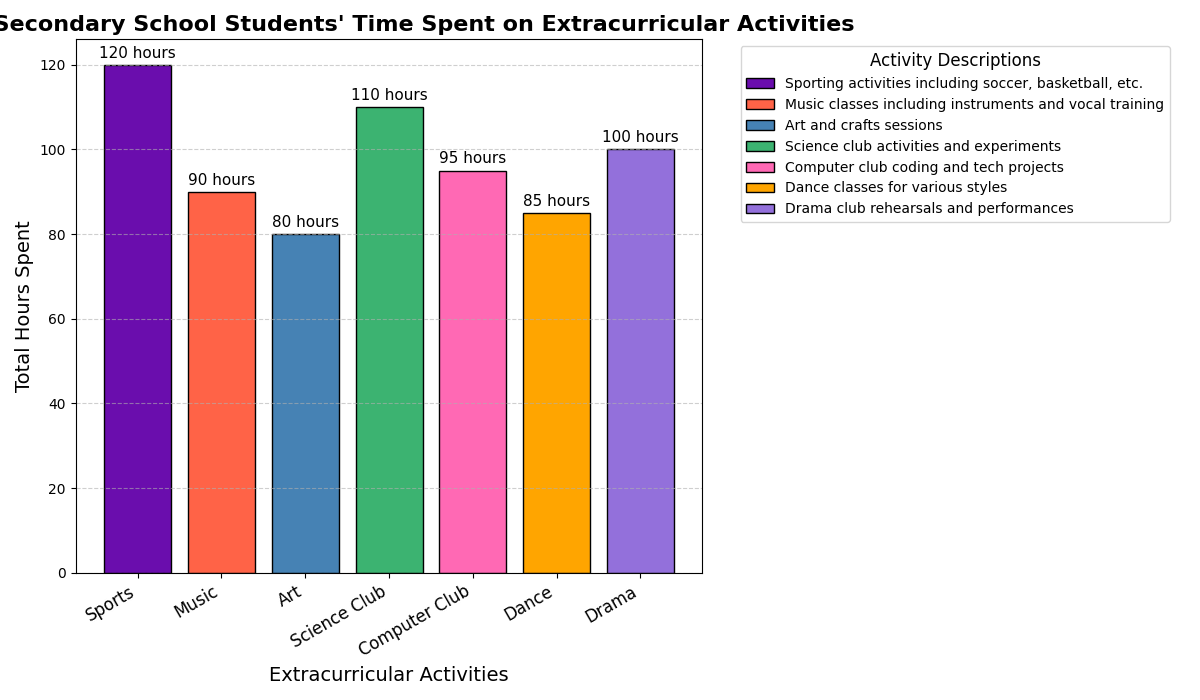

This chart was generated by the following Python code:
import matplotlib.pyplot as plt
import numpy as np

# Data for the number of hours secondary school students spent on extracurricular activities across different subjects in 2023
subjects = ["Sports", "Music", "Art", "Science Club", "Computer Club", "Dance", "Drama"]
hours_spent = np.array([120, 90, 80, 110, 95, 85, 100])

# Create a figure and subplots
fig, ax = plt.subplots(figsize=(12, 7))

# Create the bar chart
bar_positions = np.arange(len(subjects))
bars = ax.bar(bar_positions, hours_spent, color=['#6a0dad', '#ff6347', '#4682b4', '#3cb371', '#ff69b4', '#ffa500', '#9370db'], edgecolor='black', linewidth=1)

# Title and axis labels
ax.set_title('2023 Secondary School Students\' Time Spent on Extracurricular Activities', fontsize=16, fontweight='bold')
ax.set_xlabel('Extracurricular Activities', fontsize=14)
ax.set_ylabel('Total Hours Spent', fontsize=14)

# Setting x-tick labels orientation and their positions
ax.set_xticks(bar_positions)
ax.set_xticklabels(subjects, rotation=30, ha='right', fontsize=12)

# Annotating data labels above each bar
for bar in bars:
    height = bar.get_height()
    ax.annotate(f'{height} hours', 
                xy=(bar.get_x() + bar.get_width() / 2, height), 
                xytext=(0, 3), 
                textcoords="offset points",
                ha='center', va='bottom', fontsize=11, color='black')

# Adding descriptions for each activity as a legend
ax.legend(bars, [
    'Sporting activities including soccer, basketball, etc.',
    'Music classes including instruments and vocal training',
    'Art and crafts sessions',
    'Science club activities and experiments',
    'Computer club coding and tech projects',
    'Dance classes for various styles',
    'Drama club rehearsals and performances'
], title='Activity Descriptions', loc='upper left', bbox_to_anchor=(1.05, 1), fontsize=10, title_fontsize=12)

# Adding horizontal grid lines for better readability
ax.yaxis.grid(True, linestyle='--', alpha=0.6)

# Automatically adjust layout to prevent overlap
plt.tight_layout()

# Display the plot
plt.show()
